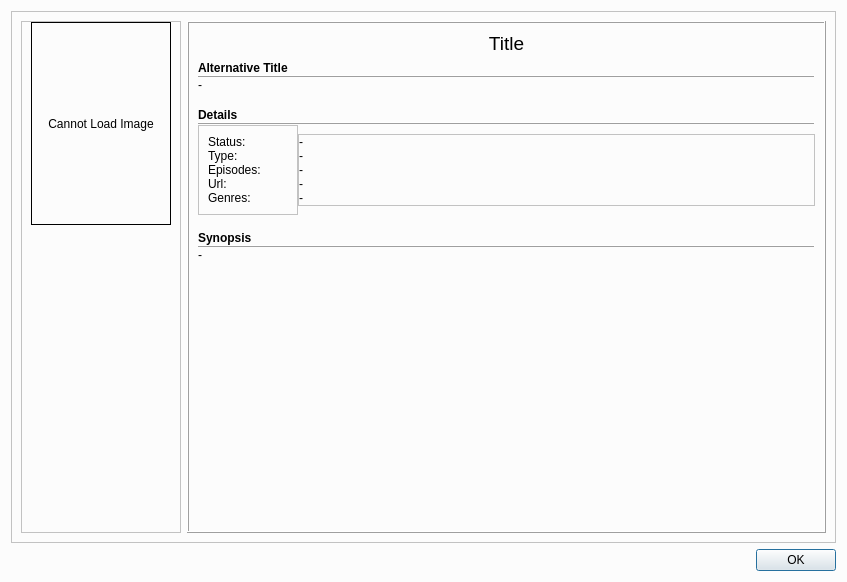
<?xml version="1.0" encoding="UTF-8"?>
<ui version="4.0">
 <class>Dialog_AnimeInformation</class>
 <widget class="QDialog" name="Dialog_AnimeInformation">
  <property name="windowModality">
   <enum>Qt::NonModal</enum>
  </property>
  <property name="geometry">
   <rect>
    <x>0</x>
    <y>0</y>
    <width>847</width>
    <height>582</height>
   </rect>
  </property>
  <property name="sizePolicy">
   <sizepolicy hsizetype="Fixed" vsizetype="Fixed">
    <horstretch>0</horstretch>
    <verstretch>0</verstretch>
   </sizepolicy>
  </property>
  <property name="minimumSize">
   <size>
    <width>847</width>
    <height>582</height>
   </size>
  </property>
  <property name="maximumSize">
   <size>
    <width>9999</width>
    <height>9999</height>
   </size>
  </property>
  <property name="palette">
   <palette>
    <active>
     <colorrole role="Base">
      <brush brushstyle="SolidPattern">
       <color alpha="255">
        <red>255</red>
        <green>255</green>
        <blue>255</blue>
       </color>
      </brush>
     </colorrole>
     <colorrole role="Window">
      <brush brushstyle="SolidPattern">
       <color alpha="255">
        <red>252</red>
        <green>252</green>
        <blue>252</blue>
       </color>
      </brush>
     </colorrole>
    </active>
    <inactive>
     <colorrole role="Base">
      <brush brushstyle="SolidPattern">
       <color alpha="255">
        <red>255</red>
        <green>255</green>
        <blue>255</blue>
       </color>
      </brush>
     </colorrole>
     <colorrole role="Window">
      <brush brushstyle="SolidPattern">
       <color alpha="255">
        <red>252</red>
        <green>252</green>
        <blue>252</blue>
       </color>
      </brush>
     </colorrole>
    </inactive>
    <disabled>
     <colorrole role="Base">
      <brush brushstyle="SolidPattern">
       <color alpha="255">
        <red>252</red>
        <green>252</green>
        <blue>252</blue>
       </color>
      </brush>
     </colorrole>
     <colorrole role="Window">
      <brush brushstyle="SolidPattern">
       <color alpha="255">
        <red>252</red>
        <green>252</green>
        <blue>252</blue>
       </color>
      </brush>
     </colorrole>
    </disabled>
   </palette>
  </property>
  <property name="font">
   <font>
    <pointsize>9</pointsize>
   </font>
  </property>
  <property name="windowTitle">
   <string>Information</string>
  </property>
  <property name="windowIcon">
   <iconset resource="Resources.qrc">
    <normaloff>:/Resources/Icon.png</normaloff>:/Resources/Icon.png</iconset>
  </property>
  <layout class="QVBoxLayout" name="verticalLayout">
   <item>
    <widget class="QFrame" name="MainFrame">
     <property name="frameShape">
      <enum>QFrame::StyledPanel</enum>
     </property>
     <property name="frameShadow">
      <enum>QFrame::Raised</enum>
     </property>
     <layout class="QHBoxLayout" name="horizontalLayout">
      <item>
       <widget class="QFrame" name="ImageLayout">
        <property name="sizePolicy">
         <sizepolicy hsizetype="Fixed" vsizetype="Preferred">
          <horstretch>0</horstretch>
          <verstretch>0</verstretch>
         </sizepolicy>
        </property>
        <property name="frameShape">
         <enum>QFrame::StyledPanel</enum>
        </property>
        <property name="frameShadow">
         <enum>QFrame::Raised</enum>
        </property>
        <layout class="QVBoxLayout" name="verticalLayout_12">
         <property name="topMargin">
          <number>0</number>
         </property>
         <item>
          <widget class="QLabel" name="ImageFrame">
           <property name="sizePolicy">
            <sizepolicy hsizetype="Fixed" vsizetype="Fixed">
             <horstretch>0</horstretch>
             <verstretch>0</verstretch>
            </sizepolicy>
           </property>
           <property name="minimumSize">
            <size>
             <width>140</width>
             <height>203</height>
            </size>
           </property>
           <property name="maximumSize">
            <size>
             <width>140</width>
             <height>203</height>
            </size>
           </property>
           <property name="frameShape">
            <enum>QFrame::Box</enum>
           </property>
           <property name="frameShadow">
            <enum>QFrame::Plain</enum>
           </property>
           <property name="lineWidth">
            <number>1</number>
           </property>
           <property name="text">
            <string>Cannot Load Image</string>
           </property>
           <property name="textFormat">
            <enum>Qt::AutoText</enum>
           </property>
           <property name="scaledContents">
            <bool>true</bool>
           </property>
           <property name="alignment">
            <set>Qt::AlignCenter</set>
           </property>
           <property name="wordWrap">
            <bool>true</bool>
           </property>
           <property name="indent">
            <number>-1</number>
           </property>
           <property name="textInteractionFlags">
            <set>Qt::NoTextInteraction</set>
           </property>
          </widget>
         </item>
         <item>
          <spacer name="verticalSpacer_3">
           <property name="orientation">
            <enum>Qt::Vertical</enum>
           </property>
           <property name="sizeHint" stdset="0">
            <size>
             <width>20</width>
             <height>40</height>
            </size>
           </property>
          </spacer>
         </item>
        </layout>
       </widget>
      </item>
      <item>
       <widget class="QFrame" name="InformationFrame">
        <property name="frameShape">
         <enum>QFrame::Box</enum>
        </property>
        <property name="frameShadow">
         <enum>QFrame::Raised</enum>
        </property>
        <layout class="QVBoxLayout" name="verticalLayout_11">
         <item>
          <widget class="QLabel" name="Title">
           <property name="sizePolicy">
            <sizepolicy hsizetype="Preferred" vsizetype="Fixed">
             <horstretch>0</horstretch>
             <verstretch>0</verstretch>
            </sizepolicy>
           </property>
           <property name="font">
            <font>
             <pointsize>14</pointsize>
            </font>
           </property>
           <property name="text">
            <string>Title</string>
           </property>
           <property name="scaledContents">
            <bool>false</bool>
           </property>
           <property name="alignment">
            <set>Qt::AlignCenter</set>
           </property>
           <property name="wordWrap">
            <bool>true</bool>
           </property>
          </widget>
         </item>
         <item>
          <layout class="QVBoxLayout" name="AlternativeTitleLayout">
           <property name="spacing">
            <number>0</number>
           </property>
           <property name="sizeConstraint">
            <enum>QLayout::SetDefaultConstraint</enum>
           </property>
           <property name="topMargin">
            <number>0</number>
           </property>
           <property name="bottomMargin">
            <number>0</number>
           </property>
           <item>
            <widget class="QLabel" name="AlternativeTitleLabel">
             <property name="sizePolicy">
              <sizepolicy hsizetype="Preferred" vsizetype="Fixed">
               <horstretch>0</horstretch>
               <verstretch>0</verstretch>
              </sizepolicy>
             </property>
             <property name="font">
              <font>
               <weight>75</weight>
               <bold>true</bold>
              </font>
             </property>
             <property name="text">
              <string>Alternative Title</string>
             </property>
            </widget>
           </item>
           <item>
            <widget class="Line" name="AlternativeSplitter">
             <property name="frameShadow">
              <enum>QFrame::Raised</enum>
             </property>
             <property name="orientation">
              <enum>Qt::Horizontal</enum>
             </property>
            </widget>
           </item>
           <item>
            <widget class="QLabel" name="AlternativeTitle">
             <property name="sizePolicy">
              <sizepolicy hsizetype="Preferred" vsizetype="Fixed">
               <horstretch>0</horstretch>
               <verstretch>0</verstretch>
              </sizepolicy>
             </property>
             <property name="text">
              <string>-</string>
             </property>
             <property name="margin">
              <number>2</number>
             </property>
             <property name="textInteractionFlags">
              <set>Qt::LinksAccessibleByMouse|Qt::TextSelectableByMouse</set>
             </property>
            </widget>
           </item>
          </layout>
         </item>
         <item>
          <spacer name="verticalSpacer">
           <property name="orientation">
            <enum>Qt::Vertical</enum>
           </property>
           <property name="sizeType">
            <enum>QSizePolicy::Fixed</enum>
           </property>
           <property name="sizeHint" stdset="0">
            <size>
             <width>20</width>
             <height>10</height>
            </size>
           </property>
          </spacer>
         </item>
         <item>
          <layout class="QVBoxLayout" name="DetailsLayout">
           <property name="spacing">
            <number>0</number>
           </property>
           <property name="bottomMargin">
            <number>0</number>
           </property>
           <item>
            <widget class="QLabel" name="DetailsLabel">
             <property name="sizePolicy">
              <sizepolicy hsizetype="Preferred" vsizetype="Fixed">
               <horstretch>0</horstretch>
               <verstretch>0</verstretch>
              </sizepolicy>
             </property>
             <property name="font">
              <font>
               <weight>75</weight>
               <bold>true</bold>
              </font>
             </property>
             <property name="text">
              <string>Details</string>
             </property>
            </widget>
           </item>
           <item>
            <widget class="Line" name="DetailsSplitter">
             <property name="frameShadow">
              <enum>QFrame::Raised</enum>
             </property>
             <property name="orientation">
              <enum>Qt::Horizontal</enum>
             </property>
            </widget>
           </item>
           <item>
            <layout class="QHBoxLayout" name="horizontalLayout_5">
             <item>
              <widget class="QFrame" name="DetailsSpecificLabelFrame">
               <property name="sizePolicy">
                <sizepolicy hsizetype="Fixed" vsizetype="Preferred">
                 <horstretch>0</horstretch>
                 <verstretch>0</verstretch>
                </sizepolicy>
               </property>
               <property name="minimumSize">
                <size>
                 <width>100</width>
                 <height>0</height>
                </size>
               </property>
               <property name="maximumSize">
                <size>
                 <width>100</width>
                 <height>16777215</height>
                </size>
               </property>
               <property name="frameShape">
                <enum>QFrame::StyledPanel</enum>
               </property>
               <property name="frameShadow">
                <enum>QFrame::Raised</enum>
               </property>
               <layout class="QHBoxLayout" name="horizontalLayout_2">
                <item>
                 <layout class="QVBoxLayout" name="verticalLayout_5">
                  <property name="spacing">
                   <number>0</number>
                  </property>
                  <item>
                   <widget class="QLabel" name="label">
                    <property name="text">
                     <string>Status:</string>
                    </property>
                   </widget>
                  </item>
                  <item>
                   <widget class="QLabel" name="label_2">
                    <property name="text">
                     <string>Type:</string>
                    </property>
                   </widget>
                  </item>
                  <item>
                   <widget class="QLabel" name="label_3">
                    <property name="text">
                     <string>Episodes:</string>
                    </property>
                   </widget>
                  </item>
                  <item>
                   <widget class="QLabel" name="label_4">
                    <property name="text">
                     <string>Url:</string>
                    </property>
                   </widget>
                  </item>
                  <item>
                   <widget class="QLabel" name="label_5">
                    <property name="text">
                     <string>Genres:</string>
                    </property>
                   </widget>
                  </item>
                 </layout>
                </item>
               </layout>
              </widget>
             </item>
             <item>
              <widget class="QFrame" name="DetailsSpecificFrame">
               <property name="sizePolicy">
                <sizepolicy hsizetype="Preferred" vsizetype="Fixed">
                 <horstretch>0</horstretch>
                 <verstretch>0</verstretch>
                </sizepolicy>
               </property>
               <property name="minimumSize">
                <size>
                 <width>0</width>
                 <height>0</height>
                </size>
               </property>
               <property name="maximumSize">
                <size>
                 <width>9999999</width>
                 <height>16777215</height>
                </size>
               </property>
               <property name="frameShape">
                <enum>QFrame::StyledPanel</enum>
               </property>
               <property name="frameShadow">
                <enum>QFrame::Raised</enum>
               </property>
               <layout class="QHBoxLayout" name="horizontalLayout_4">
                <property name="spacing">
                 <number>0</number>
                </property>
                <property name="leftMargin">
                 <number>0</number>
                </property>
                <property name="topMargin">
                 <number>0</number>
                </property>
                <property name="rightMargin">
                 <number>0</number>
                </property>
                <property name="bottomMargin">
                 <number>0</number>
                </property>
                <item>
                 <layout class="QVBoxLayout" name="verticalLayout_10">
                  <property name="spacing">
                   <number>0</number>
                  </property>
                  <property name="rightMargin">
                   <number>0</number>
                  </property>
                  <item>
                   <widget class="QLabel" name="Status">
                    <property name="text">
                     <string>-</string>
                    </property>
                   </widget>
                  </item>
                  <item>
                   <widget class="QLabel" name="Type">
                    <property name="text">
                     <string>-</string>
                    </property>
                   </widget>
                  </item>
                  <item>
                   <widget class="QLabel" name="Episodes">
                    <property name="text">
                     <string>-</string>
                    </property>
                   </widget>
                  </item>
                  <item>
                   <widget class="QLabel" name="Url">
                    <property name="text">
                     <string>-</string>
                    </property>
                    <property name="openExternalLinks">
                     <bool>true</bool>
                    </property>
                   </widget>
                  </item>
                  <item>
                   <widget class="QLabel" name="Genres">
                    <property name="text">
                     <string>-</string>
                    </property>
                   </widget>
                  </item>
                 </layout>
                </item>
               </layout>
              </widget>
             </item>
            </layout>
           </item>
          </layout>
         </item>
         <item>
          <spacer name="verticalSpacer_2">
           <property name="orientation">
            <enum>Qt::Vertical</enum>
           </property>
           <property name="sizeType">
            <enum>QSizePolicy::Fixed</enum>
           </property>
           <property name="sizeHint" stdset="0">
            <size>
             <width>20</width>
             <height>10</height>
            </size>
           </property>
          </spacer>
         </item>
         <item>
          <layout class="QVBoxLayout" name="SynopsisLayout">
           <property name="spacing">
            <number>0</number>
           </property>
           <property name="topMargin">
            <number>0</number>
           </property>
           <property name="bottomMargin">
            <number>0</number>
           </property>
           <item>
            <widget class="QLabel" name="SynopsisLabel">
             <property name="sizePolicy">
              <sizepolicy hsizetype="Preferred" vsizetype="Fixed">
               <horstretch>0</horstretch>
               <verstretch>0</verstretch>
              </sizepolicy>
             </property>
             <property name="font">
              <font>
               <weight>75</weight>
               <bold>true</bold>
              </font>
             </property>
             <property name="text">
              <string>Synopsis</string>
             </property>
            </widget>
           </item>
           <item>
            <widget class="Line" name="SynopsisSplitter">
             <property name="frameShadow">
              <enum>QFrame::Raised</enum>
             </property>
             <property name="orientation">
              <enum>Qt::Horizontal</enum>
             </property>
            </widget>
           </item>
           <item>
            <widget class="QLabel" name="Synopsis">
             <property name="sizePolicy">
              <sizepolicy hsizetype="Preferred" vsizetype="Expanding">
               <horstretch>0</horstretch>
               <verstretch>0</verstretch>
              </sizepolicy>
             </property>
             <property name="text">
              <string>-</string>
             </property>
             <property name="scaledContents">
              <bool>true</bool>
             </property>
             <property name="alignment">
              <set>Qt::AlignLeading|Qt::AlignLeft|Qt::AlignTop</set>
             </property>
             <property name="wordWrap">
              <bool>true</bool>
             </property>
             <property name="margin">
              <number>2</number>
             </property>
             <property name="openExternalLinks">
              <bool>false</bool>
             </property>
             <property name="textInteractionFlags">
              <set>Qt::LinksAccessibleByMouse|Qt::TextSelectableByMouse</set>
             </property>
            </widget>
           </item>
          </layout>
         </item>
        </layout>
       </widget>
      </item>
     </layout>
    </widget>
   </item>
   <item>
    <widget class="QDialogButtonBox" name="MainButtonBox">
     <property name="orientation">
      <enum>Qt::Horizontal</enum>
     </property>
     <property name="standardButtons">
      <set>QDialogButtonBox::Ok</set>
     </property>
    </widget>
   </item>
  </layout>
 </widget>
 <resources>
  <include location="Resources.qrc"/>
 </resources>
 <connections>
  <connection>
   <sender>MainButtonBox</sender>
   <signal>accepted()</signal>
   <receiver>Dialog_AnimeInformation</receiver>
   <slot>accept()</slot>
   <hints>
    <hint type="sourcelabel">
     <x>248</x>
     <y>254</y>
    </hint>
    <hint type="destinationlabel">
     <x>157</x>
     <y>274</y>
    </hint>
   </hints>
  </connection>
  <connection>
   <sender>MainButtonBox</sender>
   <signal>rejected()</signal>
   <receiver>Dialog_AnimeInformation</receiver>
   <slot>reject()</slot>
   <hints>
    <hint type="sourcelabel">
     <x>316</x>
     <y>260</y>
    </hint>
    <hint type="destinationlabel">
     <x>286</x>
     <y>274</y>
    </hint>
   </hints>
  </connection>
 </connections>
</ui>
